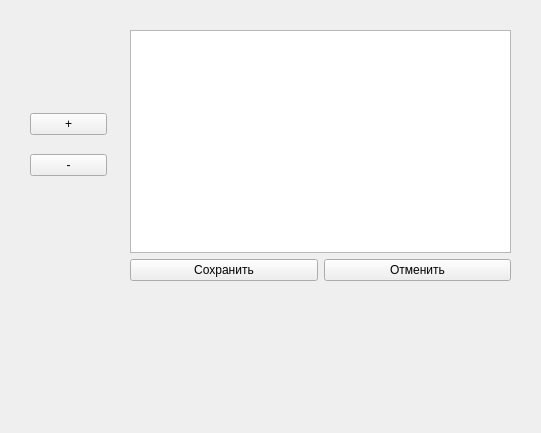
<?xml version="1.0" encoding="UTF-8"?>
<ui version="4.0">
 <class>Form</class>
 <widget class="QWidget" name="Form">
  <property name="geometry">
   <rect>
    <x>0</x>
    <y>0</y>
    <width>541</width>
    <height>433</height>
   </rect>
  </property>
  <property name="windowTitle">
   <string>Form</string>
  </property>
  <widget class="QWidget" name="horizontalLayoutWidget_2">
   <property name="geometry">
    <rect>
     <x>130</x>
     <y>30</y>
     <width>381</width>
     <height>251</height>
    </rect>
   </property>
   <layout class="QHBoxLayout" name="horizontalLayout_2">
    <item>
     <layout class="QVBoxLayout" name="verticalLayout">
      <item>
       <widget class="QTableWidget" name="tableWidget"/>
      </item>
      <item>
       <layout class="QHBoxLayout" name="horizontalLayout">
        <item>
         <widget class="QPushButton" name="pushButton_3">
          <property name="text">
           <string>Сохранить</string>
          </property>
         </widget>
        </item>
        <item>
         <widget class="QPushButton" name="pushButton_4">
          <property name="text">
           <string>Отменить</string>
          </property>
         </widget>
        </item>
       </layout>
      </item>
     </layout>
    </item>
   </layout>
  </widget>
  <widget class="QWidget" name="verticalLayoutWidget_2">
   <property name="geometry">
    <rect>
     <x>30</x>
     <y>100</y>
     <width>77</width>
     <height>91</height>
    </rect>
   </property>
   <layout class="QVBoxLayout" name="verticalLayout_2">
    <item>
     <widget class="QPushButton" name="pushButton">
      <property name="text">
       <string>+</string>
      </property>
     </widget>
    </item>
    <item>
     <widget class="QPushButton" name="pushButton_2">
      <property name="text">
       <string>-</string>
      </property>
     </widget>
    </item>
   </layout>
  </widget>
 </widget>
 <resources/>
 <connections/>
</ui>
